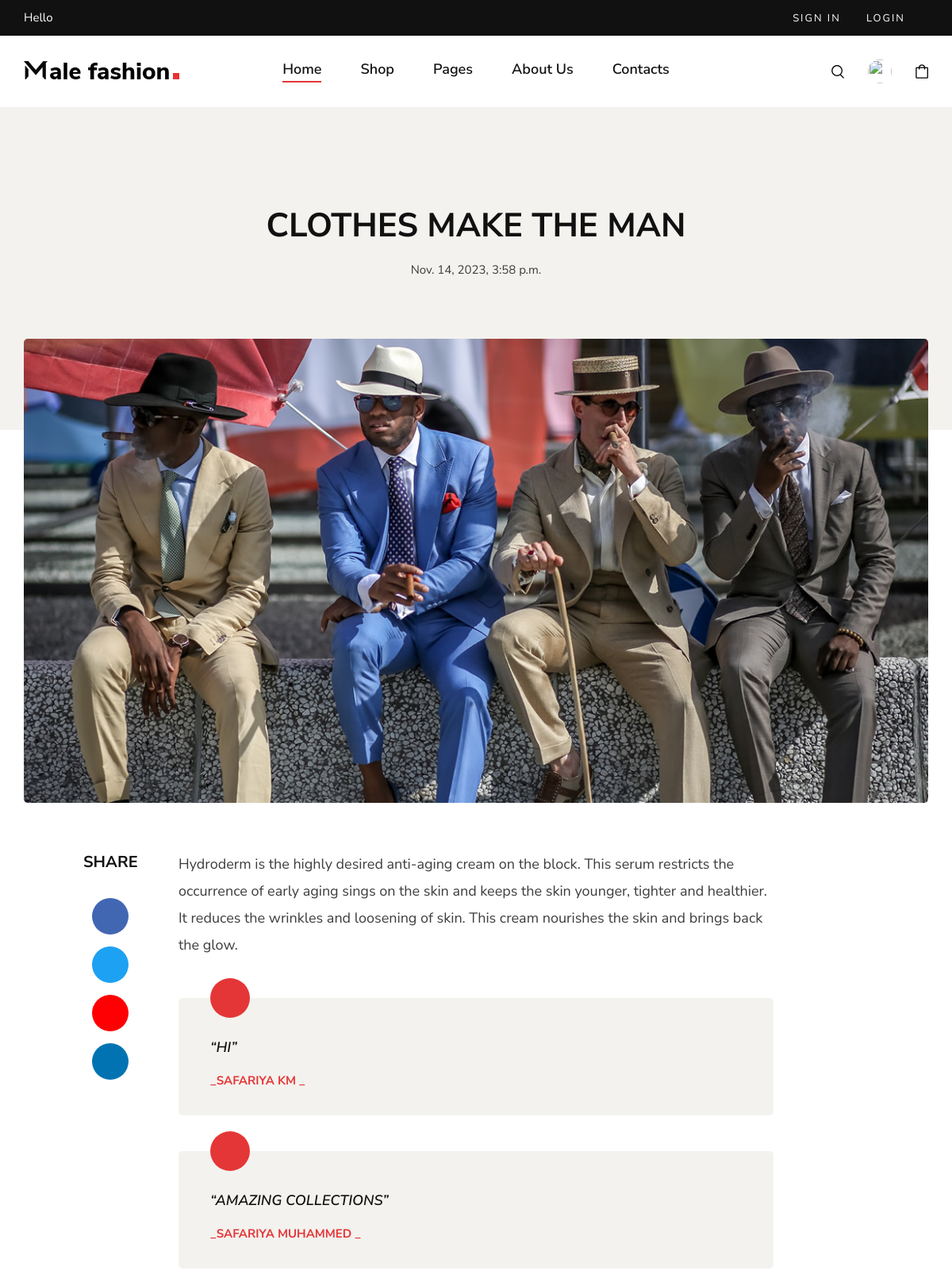
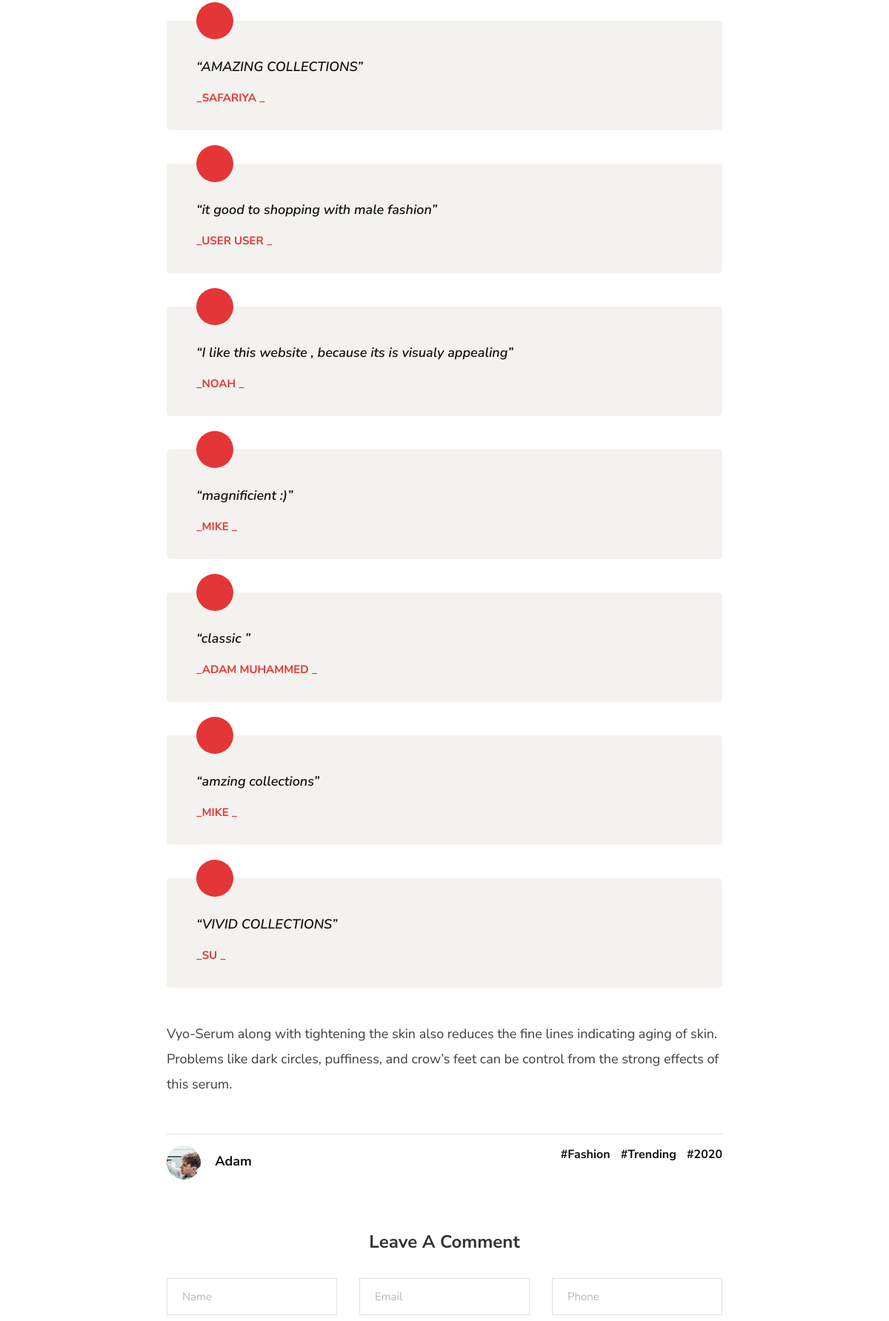
Page /blog-details.html (upper part) on the committed database (2 pictures, top to bottom).
### products/models.py (models this page shows, shortened)
class leave_comment(models.Model):
    title=models.CharField(max_length=50)
    date_added=models.DateTimeField(auto_now_add=True)
    image_title=models.ImageField(upload_to='img/blog/details')
    description_1=models.CharField(max_length=500)
    description_2=models.CharField(max_length=300)
    writer_name=models.CharField(max_length=20)
    image_writer=models.ImageField(upload_to='img/blog/details')
    hashtag_1=models.CharField(max_length=20)
    hashtag_2=models.CharField(max_length=20)
    hashtag_3=models.CharField(max_length=20)

class send_comment(models.Model):
    name=models.CharField(max_length=50)
    email=models.EmailField(max_length=50)
    phone=models.CharField(max_length=50)
    comment=models.CharField(max_length=1000)

### products/views.py (the view, shortened to what this page needs)
# urls.py: path('blog-details.html',views.blog_details,name='blog-details'),
def blog_details(request):
    Newletter=newletter.objects.all()
    blog_comment=leave_comment.objects.all()
    view_comment=send_comment.objects.all()
    context={'blog_comment':blog_comment,'view_comment':view_comment}
    return render(request,'blog-details.html',context)

### products/templates/blog-details.html (shortened to what this page needs)
{% load static %}
<!DOCTYPE html>
<html lang="zxx">
<head>
    <link rel="stylesheet" href="{% static 'css/bootstrap.min.css' %}" type="text/css">
    <link rel="stylesheet" href="{% static 'css/font-awesome.min.css' %}" type="text/css">
    <link rel="stylesheet" href="{% static 'css/elegant-icons.css' %}" type="text/css">
    <link rel="stylesheet" href="{% static 'css/magnific-popup.css' %}" type="text/css">
    <link rel="stylesheet" href="{% static 'css/nice-select.css' %}" type="text/css">
    <link rel="stylesheet" href="{% static 'css/owl.carousel.min.css' %}" type="text/css">
    <link rel="stylesheet" href="{% static 'css/slicknav.min.css' %}" type="text/css">
    <link rel="stylesheet" href="{% static 'css/style.css' %}" type="text/css">
</head>
<body>
    <header class="header">
        <div class="header__top">
            <div class="container">
                <div class="row">
                    <div class="col-lg-6 col-md-7">
                        <div class="header__top__left">
                            <p>Hello {{user.username}}</p>
                        </div>
                    </div>
                    <div class="col-lg-6 col-md-5">
                        <div class="header__top__right">
                            <div class="header__top__links">
                                {% if user.is_authenticated %}
                                <li>hello, {{user.username}}</li>
                                <a href="/logout">logout</a>
                                {% else %}
                                <a href="./signin.html">Sign in</a>
                                <a href="./login.html">LOGIN</a>
                                {% endif %}
                            </div>
                        </div>
                    </div>
                </div>
            </div>
        </div>
        <div class="container">
            <div class="row">
                <div class="col-lg-3 col-md-3">
                    <div class="header__logo">
                        <a href=" ./index.html"><img src="{% static  'img/logo.png' %}" alt=""></a>
                    </div>
                </div>
                <div class="col-lg-6 col-md-6">
                    <nav class="header__menu mobile-menu">
                        <ul>
                            <li class="active"><a href="./index.html">Home</a></li>
                            <li><a href="./shop.html">Shop</a></li>
                            <li><a href="#">Pages</a>
                            </li>
                            <li><a href="./about.html ">About Us</a></li>
                            <li><a href="./contact.html">Contacts</a></li>
                        </ul>
                    </nav>
                </div>
                <div class="col-lg-3 col-md-3">
                    <div class="header__nav__option">
                        <a href="#" class="search-switch"><img src="{% static 'img/icon/search.png' %}" alt=""></a>
                        <a href="./profile.html"><img src="{% static user.customer.profile_img.url %}" alt="" style="height: 30px;width: 30px; border-radius: 50px; background-size: cover;"></a>
                        <a href="./shopping-cart.html"><img src="{% static 'img/icon/cart.png' %}" alt=""> </a>
                    </div>
                </div>
            </div>
        </div>
    </header>
    <section class="blog-hero spad">
        <div class="container">
            {% for i in blog_comment %}
            <div class="row d-flex justify-content-center">
                <div class="col-lg-9 text-center">
                    <div class="blog__hero__text">
                        <h2>{{i.title}}</h2>
                        <ul>
                            <li>{{i.date_added}}</li>
                        </ul>
                    </div>
                </div>
            </div>
            {% endfor %}
        </div>
    </section>
    <section class="blog-details spad">
        <div class="container">
            {% for i in blog_comment %}
            <div class="row d-flex justify-content-center">
                <div class="col-lg-12">
                    <div class="blog__details__pic">
                        <img src="{% static i.image_title.url  %}" alt="">
                    </div>
                </div>
                <div class="col-lg-8">
                    <div class="blog__details__content">
                        <div class="blog__details__share">
                            <span>share</span>
                            <ul>
                                <li><a href="#"><i class="fa fa-facebook"></i></a></li>
                                <li><a href="#" class="twitter"><i class="fa fa-twitter"></i></a></li>
                                <li><a href="#" class="youtube"><i class="fa fa-youtube-play"></i></a></li>
                                <li><a href="#" class="linkedin"><i class="fa fa-linkedin"></i></a></li>
                            </ul>
                        </div>
                        <div class="blog__details__text">
                            <p>{{i.description_1}}</p>
                        </div>
                        {% for i in view_comment %}
                        <div class="blog__details__quote">
                            <i class="fa fa-quote-left"></i>
                            <p>“{{i.comment}}”</p>
                            <h6>_{{i.name}} _</h6>
                        </div>
                        {% endfor %}
                        <div class="blog__details__text">
                            <p>{{i.description_2}}</p>
                        </div>
                        <div class="blog__details__option">
                            <div class="row">
                                <div class="col-lg-6 col-md-6 col-sm-6">
                                    <div class="blog__details__author">
                                        <div class="blog__details__author__pic">
                                            <img src="{% static i.image_writer.url  %}" alt="">
                                        </div>
                                        <div class="blog__details__author__text">
                                            <h5> {{i.writer_name}}</h5>
                                        </div>
                                    </div>
                                </div>
                                <div class="col-lg-6 col-md-6 col-sm-6">
                                    <div class="blog__details__tags">
                                        <a href="#">#{{i.hashtag_1}}</a>
                                        <a href="#">#{{i.hashtag_2}}</a>
                                        <a href="#">#{{i.hashtag_3}}</a>
                                    </div>
                                </div>
                            </div>
                        </div>
                        <div class="blog__details__comment">
                            <h4>Leave A Comment</h4>
                            <form action="#" method="post">
                                <div class="row">
                                    <div class="col-lg-4 col-md-4">
                                        <input type="text" placeholder="Name" name="name">
                                    </div>
                                    <div class="col-lg-4 col-md-4">
                                        <input type="email" placeholder="Email" name="email">
                                    </div>
                                    <div class="col-lg-4 col-md-4">
                                        <input type="number" placeholder="Phone" name="phone">
                                    </div>
                                </div>
                            </form>
                        </div>
                    </div>
                </div>
            </div>
            {% endfor %}
        </div>
    </section>
</body>
</html>

### rows in the picture
leave_comment: title "CLOTHES MAKE THE MAN", date_added "Nov. 14, 2023, 3:58 p.m.", image_title (picture), description_1 "Hydroderm is the highly desired anti-aging cream on the block. This serum restricts the occurrence of early aging sings on the skin and keeps the skin younger, tighter and healthier. It reduces the wrinkles and loosening of skin. This cream nourishes the skin and brings back the glow.", description_2 "Vyo-Serum along with tightening the skin also reduces the fine lines indicating aging of skin. Problems like dark circles, puffiness, and crow’s feet can be control from the strong effects of this serum.", image_writer (picture), writer_name "Adam", hashtag_1 "Fashion", hashtag_2 "Trending", hashtag_3 "2020"
send_comment: comment "HI", name "SAFARIYA KM"
send_comment: comment "AMAZING COLLECTIONS", name "SAFARIYA MUHAMMED"
send_comment: comment "AMAZING COLLECTIONS", name "SAFARIYA"
send_comment: comment "it good to shopping with male fashion", name "USER USER"
send_comment: comment "I like this website , because its is visualy appealing", name "NOAH"
send_comment: comment "magnificient :)", name "MIKE"
send_comment: comment "classic", name "ADAM MUHAMMED"
send_comment: comment "amzing collections", name "MIKE"
send_comment: comment "VIVID COLLECTIONS", name "SU"
